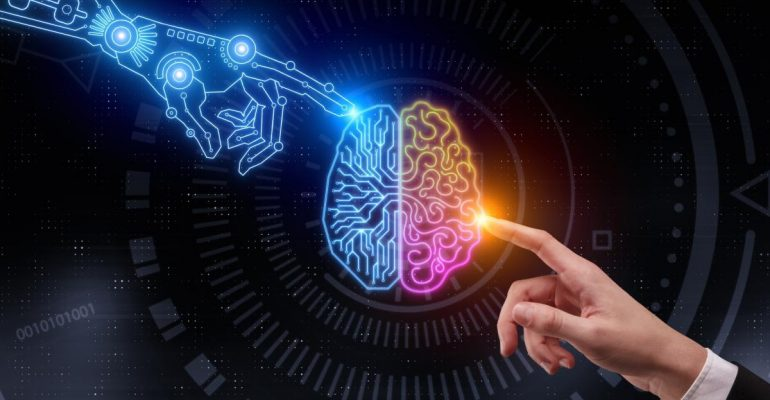
#> input picture opencv_IA/AI.jpg, 770 x 400 px
$ python main.py   (older library calls are emulated)
#> lines starting #> are read from the running program, lines starting #| are printed output that depends on the picture
import cv2
import numpy as np
#CARGAMOS IMAGEN
image = cv2.imread('AI.jpg')
#> image is the input picture: shape (400, 770, 3); mean B, G, R 55.2, 39, 38.8
cv2.imshow('Image', image)
cv2.waitKey(0)
cv2.destroyAllWindows()

#OBTENER DIMENSIONES DE LA IMAGEN
hight, width = image.shape[:2]
#> hight = 400; width = 770
center = (width/2, hight/2)
#> center = (385, 200)
#ROTAR LA IMAGEN
angulo = 90
matrix = cv2.getRotationMatrix2D(center, angulo, 1.0)
rotated = cv2.warpAffine(image, matrix, (width, hight))
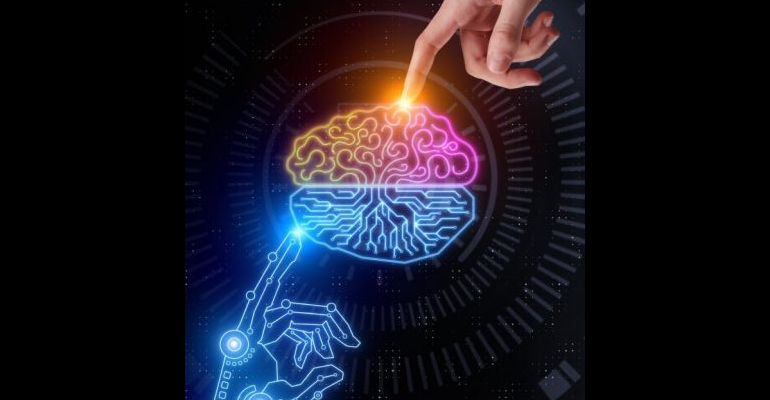
#> rotated: shape (400, 770, 3); mean B, G, R 35.8, 24.9, 26.1
cv2.imshow('Image', rotated)
cv2.waitKey(0)
cv2.destroyAllWindows()
#DEFINIR LA MATRIZ DE TRASLACIÓN
tx, ty = 100, 50
M = np.float32([[1, 0, tx], [0, 1, ty]])
#APLICAR LA MATRIZ DE TRASLACIÓN A LA IMAGEN
translated = cv2.warpAffine(image, M, (image.shape[1], image.shape[0]))
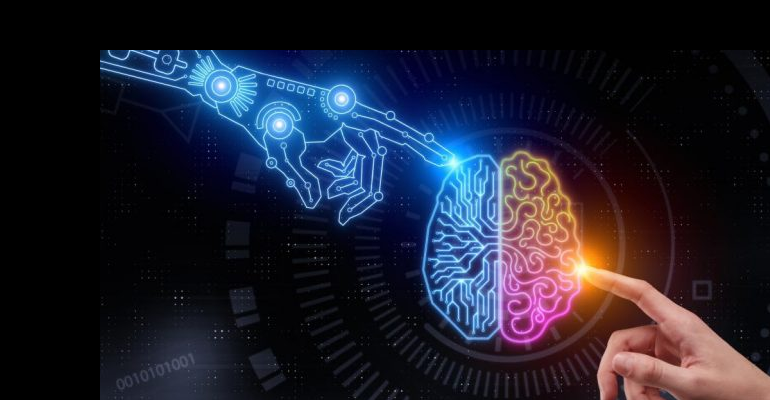
#> translated: shape (400, 770, 3); mean B, G, R 47.1, 32.4, 31.7
#MOSTRATRE LA IMAGEN TRASLADADA
cv2.imshow('Image', translated)
cv2.waitKey(0)
cv2.destroyAllWindows()
#ESCALA
# DEFINIR LA NUEVA ALTURA Y ANCHO DE LA IMAGEN
new_height, new_width = 300, 250
#APLICAR LA ESCALA DE LA IMAGEN
scaled = cv2.resize(image, (new_width, new_height))
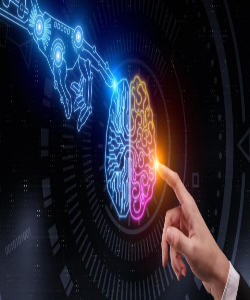
#> scaled: shape (300, 250, 3); mean B, G, R 55.1, 38.9, 38.8
#MOSTRAR LA IMAGEN ESCALADA
cv2.imshow('Image', scaled)
cv2.waitKey(0)
cv2.destroyAllWindows()
#RECORTE
# DEFINIR LAS COORDENADAS DEL ÁREA DE INTERÉS ROI
x, y, w, h = 100, 100, 200, 150
#RECORTAR LA REGIÓN DE INTERÉS ROI
cropped = image[y:y+h, x:x+w]
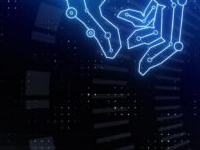
#> cropped: shape (150, 200, 3); mean B, G, R 54.4, 27, 14.3
#MOSTRAR LA IMAGEN RECORTADA
cv2.imshow('Image', cropped)
cv2.waitKey(0)
cv2.destroyAllWindows()
# SUAVIZADO
# APLICAR EL FILTRO GAUSSIANO PARA SUAVISAR LA IMAGEN
smoothed = cv2.GaussianBlur(image, (5, 5), 0)
#MOSTRAR LA IMAGEN SUAVISADA
cv2.imshow('Image', smoothed)
cv2.waitKey(0)
cv2.destroyAllWindows()
#REALCE
# DEFINIR EL KERNEL PARA EL FILTRO DE AFILADO
kernel = np.array([[-1, -1, -1],
                   [-1, 9, -1],
                   [-1, -1, -1]])
#APLICAR EL FILTRO DE AFILADO PARA REALZAR LOS DETALLES
sharpened = cv2.filter2D(image, -1, kernel)
#MOSTRAR LA IMAGEN REALZADA
cv2.imshow('Image', sharpened)
cv2.waitKey(0)
cv2.destroyAllWindows()
#DETECCIÓN DE BORDES
# CARGAR LA IMAGEN EN ESCALA DE GRISES
image = cv2.imread('AI.jpg', cv2.IMREAD_GRAYSCALE)
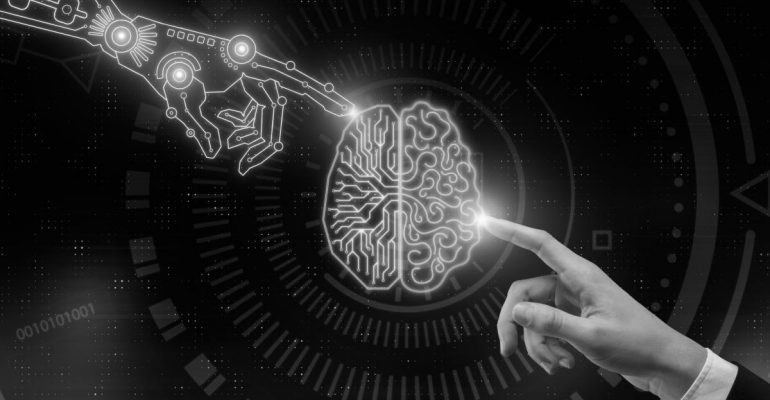
#> image: shape (400, 770); min 0, max 255, mean 40.8
# APLICAR EL OPERADOR SOBEL PARA DETECTAR LOS BORDES
sobelx = cv2.Sobel(image, cv2.CV_64F, 1, 0, ksize=3)
sobely = cv2.Sobel(image, cv2.CV_64F, 0, 1, ksize=3)
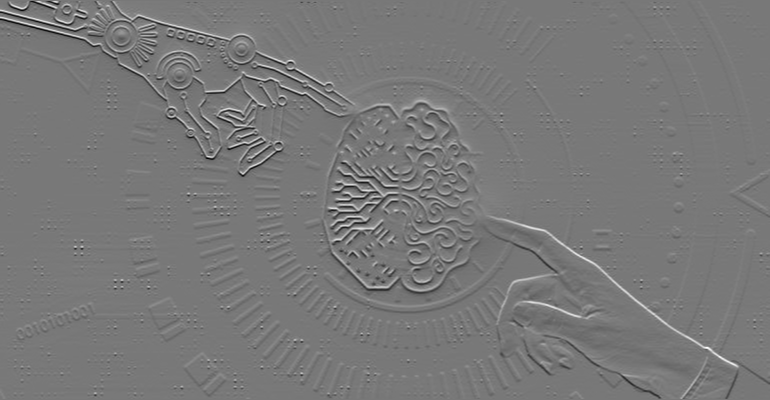
#> sobely: shape (400, 770) float64; min -587, max 653, mean 0.3; drawn with min black and max white
#COMBINAR LAS RESPUESTAS EN MAGNITUD
edges = cv2.magnitude(sobelx, sobely)
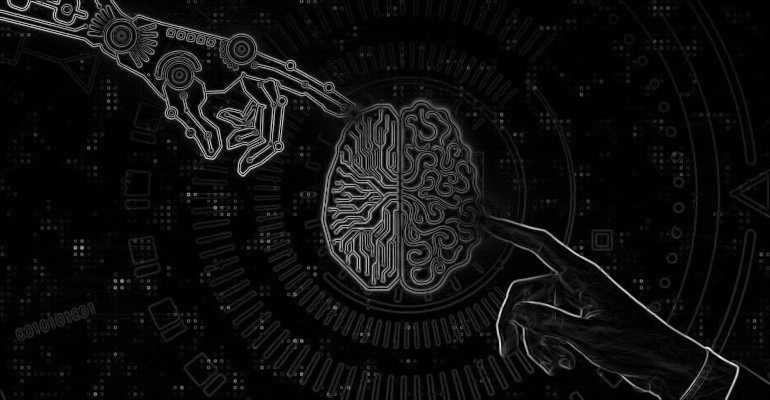
#> edges: shape (400, 770) float64; min 0, max 709.5, mean 43.6; drawn with min black and max white
#NORMALIZAR LOS VALORES PARA MOSTRAR LA IMAGEN CORRECTAMENTE
edges = cv2.normalize(edges, None, 0, 255, cv2.NORM_MINMAX, dtype=cv2.CV_8U)
#MOSTRAR LA IMAGEN CON LOS BORDES DETECTADOS
cv2.imshow('Image', edges)
cv2.waitKey(0)
cv2.destroyAllWindows()

$ run again, with opencv_IA/IA.jpg copied over opencv_IA/AI.jpg
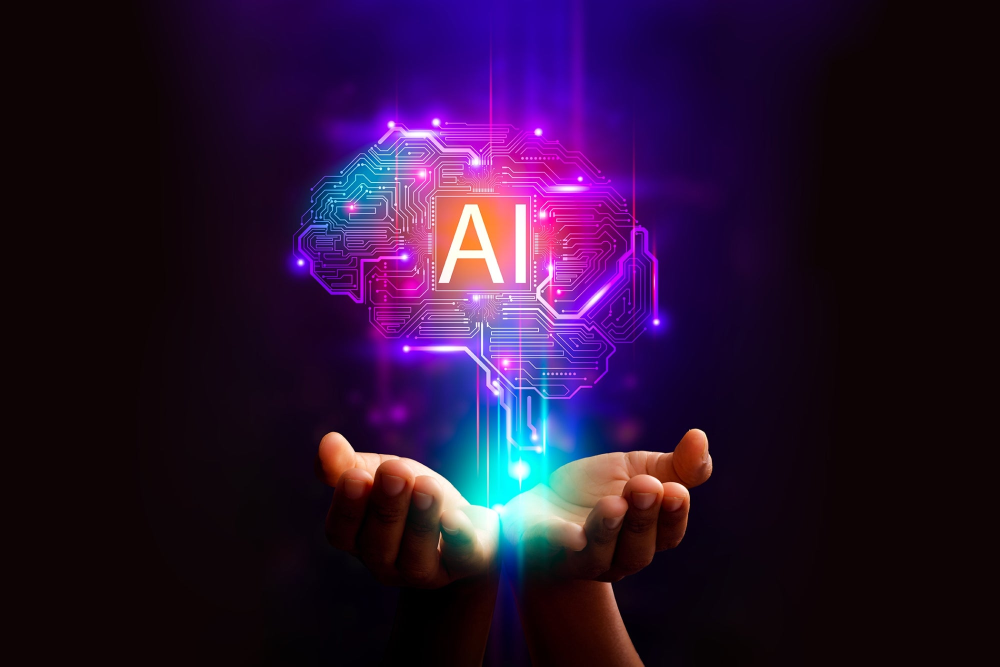
#> input picture opencv_IA/IA.jpg, 2000 x 1333 px (shown at 1/2 size)
#> image is the input picture: shape (1333, 2000, 3); mean B, G, R 51.6, 18.4, 41.7
#> image: shape (1333, 2000)
#> `sobely = cv2.Sobel(image, cv2.CV_64F, 0, 1, ksize=3)`:
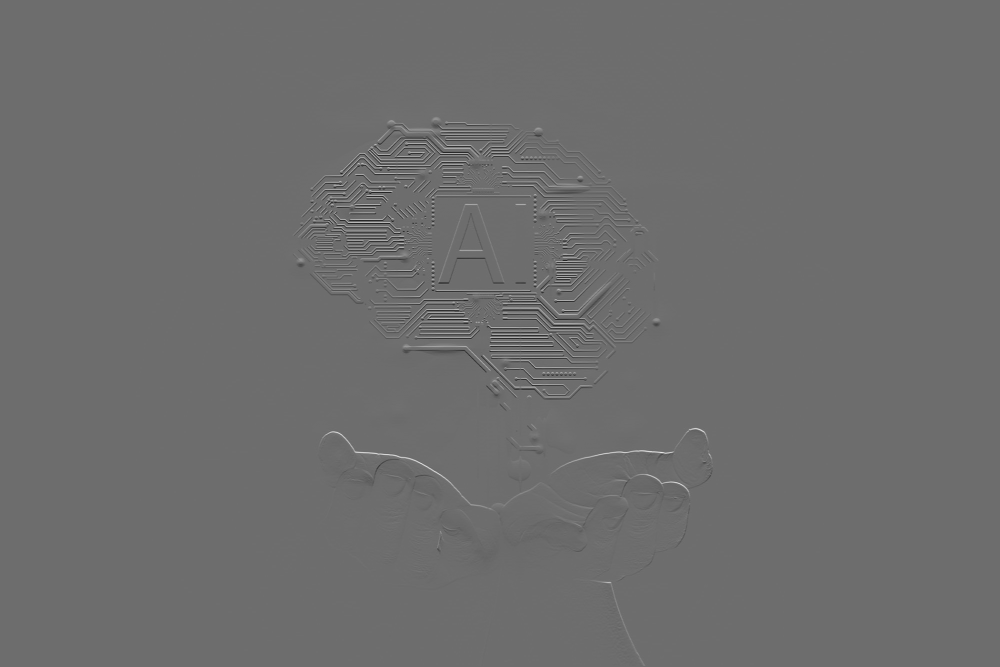
#> sobely: shape (1333, 2000) float64 (shown at 1/2 size); min -680, max 900, mean -0.1; drawn with min black and max white
#> `edges = cv2.magnitude(sobelx, sobely)`:
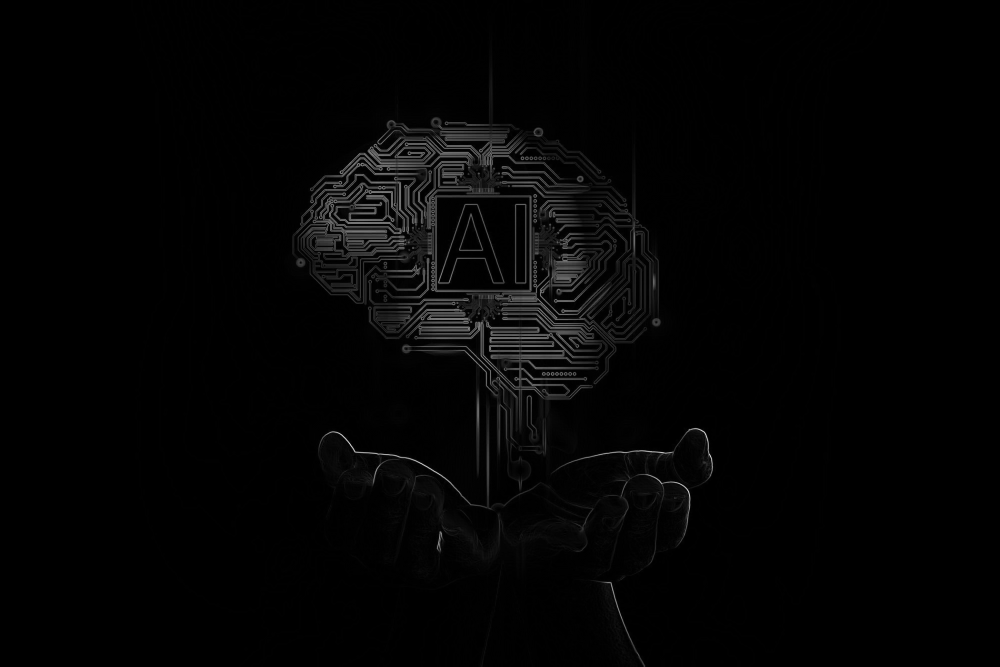
#> edges: shape (1333, 2000) float64 (shown at 1/2 size); min 0, max 983, mean 15.4; drawn with min black and max white
